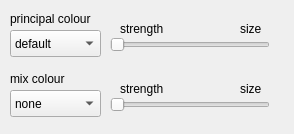
<?xml version="1.0" encoding="UTF-8"?>
<ui version="4.0">
 <class>Dialog</class>
 <widget class="QDialog" name="Dialog">
  <property name="geometry">
   <rect>
    <x>0</x>
    <y>0</y>
    <width>294</width>
    <height>134</height>
   </rect>
  </property>
  <property name="windowTitle">
   <string>Dialog</string>
  </property>
  <widget class="QComboBox" name="cb_selector_fill_colour_name">
   <property name="geometry">
    <rect>
     <x>10</x>
     <y>30</y>
     <width>91</width>
     <height>27</height>
    </rect>
   </property>
   <property name="focusPolicy">
    <enum>Qt::ClickFocus</enum>
   </property>
   <item>
    <property name="text">
     <string>default</string>
    </property>
   </item>
   <item>
    <property name="text">
     <string>black</string>
    </property>
   </item>
   <item>
    <property name="text">
     <string>blue</string>
    </property>
   </item>
   <item>
    <property name="text">
     <string>brown</string>
    </property>
   </item>
   <item>
    <property name="text">
     <string>cyan</string>
    </property>
   </item>
   <item>
    <property name="text">
     <string>darkgray</string>
    </property>
   </item>
   <item>
    <property name="text">
     <string>gray</string>
    </property>
   </item>
   <item>
    <property name="text">
     <string>green</string>
    </property>
   </item>
   <item>
    <property name="text">
     <string>lightgray</string>
    </property>
   </item>
   <item>
    <property name="text">
     <string>lime</string>
    </property>
   </item>
   <item>
    <property name="text">
     <string>magenta</string>
    </property>
   </item>
   <item>
    <property name="text">
     <string>olive</string>
    </property>
   </item>
   <item>
    <property name="text">
     <string>orange</string>
    </property>
   </item>
   <item>
    <property name="text">
     <string>pink</string>
    </property>
   </item>
   <item>
    <property name="text">
     <string>purple</string>
    </property>
   </item>
   <item>
    <property name="text">
     <string>red</string>
    </property>
   </item>
   <item>
    <property name="text">
     <string>teal</string>
    </property>
   </item>
   <item>
    <property name="text">
     <string>violet</string>
    </property>
   </item>
   <item>
    <property name="text">
     <string>white</string>
    </property>
   </item>
   <item>
    <property name="text">
     <string>yellow</string>
    </property>
   </item>
  </widget>
  <widget class="QComboBox" name="cb_selector_fill_colour_mix_name">
   <property name="geometry">
    <rect>
     <x>10</x>
     <y>90</y>
     <width>91</width>
     <height>27</height>
    </rect>
   </property>
   <property name="focusPolicy">
    <enum>Qt::ClickFocus</enum>
   </property>
   <item>
    <property name="text">
     <string>none</string>
    </property>
   </item>
   <item>
    <property name="text">
     <string>black</string>
    </property>
   </item>
   <item>
    <property name="text">
     <string>blue</string>
    </property>
   </item>
   <item>
    <property name="text">
     <string>brown</string>
    </property>
   </item>
   <item>
    <property name="text">
     <string>cyan</string>
    </property>
   </item>
   <item>
    <property name="text">
     <string>darkgray</string>
    </property>
   </item>
   <item>
    <property name="text">
     <string>gray</string>
    </property>
   </item>
   <item>
    <property name="text">
     <string>green</string>
    </property>
   </item>
   <item>
    <property name="text">
     <string>lightgray</string>
    </property>
   </item>
   <item>
    <property name="text">
     <string>lime</string>
    </property>
   </item>
   <item>
    <property name="text">
     <string>magenta</string>
    </property>
   </item>
   <item>
    <property name="text">
     <string>olive</string>
    </property>
   </item>
   <item>
    <property name="text">
     <string>orange</string>
    </property>
   </item>
   <item>
    <property name="text">
     <string>pink</string>
    </property>
   </item>
   <item>
    <property name="text">
     <string>purple</string>
    </property>
   </item>
   <item>
    <property name="text">
     <string>red</string>
    </property>
   </item>
   <item>
    <property name="text">
     <string>teal</string>
    </property>
   </item>
   <item>
    <property name="text">
     <string>violet</string>
    </property>
   </item>
   <item>
    <property name="text">
     <string>white</string>
    </property>
   </item>
   <item>
    <property name="text">
     <string>yellow</string>
    </property>
   </item>
  </widget>
  <widget class="QSlider" name="hslider_strength">
   <property name="geometry">
    <rect>
     <x>110</x>
     <y>30</y>
     <width>160</width>
     <height>29</height>
    </rect>
   </property>
   <property name="maximum">
    <number>100</number>
   </property>
   <property name="orientation">
    <enum>Qt::Horizontal</enum>
   </property>
  </widget>
  <widget class="QLabel" name="label">
   <property name="geometry">
    <rect>
     <x>10</x>
     <y>10</y>
     <width>111</width>
     <height>17</height>
    </rect>
   </property>
   <property name="text">
    <string>principal colour</string>
   </property>
  </widget>
  <widget class="QLabel" name="label_2">
   <property name="geometry">
    <rect>
     <x>10</x>
     <y>70</y>
     <width>111</width>
     <height>17</height>
    </rect>
   </property>
   <property name="text">
    <string>mix colour</string>
   </property>
  </widget>
  <widget class="QLabel" name="label_3">
   <property name="geometry">
    <rect>
     <x>120</x>
     <y>20</y>
     <width>61</width>
     <height>17</height>
    </rect>
   </property>
   <property name="text">
    <string>strength</string>
   </property>
  </widget>
  <widget class="QLabel" name="label_strength">
   <property name="geometry">
    <rect>
     <x>240</x>
     <y>20</y>
     <width>41</width>
     <height>17</height>
    </rect>
   </property>
   <property name="text">
    <string>size</string>
   </property>
  </widget>
  <widget class="QSlider" name="hslider_mix_strength">
   <property name="geometry">
    <rect>
     <x>110</x>
     <y>90</y>
     <width>160</width>
     <height>29</height>
    </rect>
   </property>
   <property name="maximum">
    <number>100</number>
   </property>
   <property name="orientation">
    <enum>Qt::Horizontal</enum>
   </property>
  </widget>
  <widget class="QLabel" name="label_5">
   <property name="geometry">
    <rect>
     <x>120</x>
     <y>80</y>
     <width>61</width>
     <height>17</height>
    </rect>
   </property>
   <property name="text">
    <string>strength</string>
   </property>
  </widget>
  <widget class="QLabel" name="label_mix_strength">
   <property name="geometry">
    <rect>
     <x>240</x>
     <y>80</y>
     <width>41</width>
     <height>17</height>
    </rect>
   </property>
   <property name="text">
    <string>size</string>
   </property>
  </widget>
 </widget>
 <resources/>
 <connections/>
</ui>
